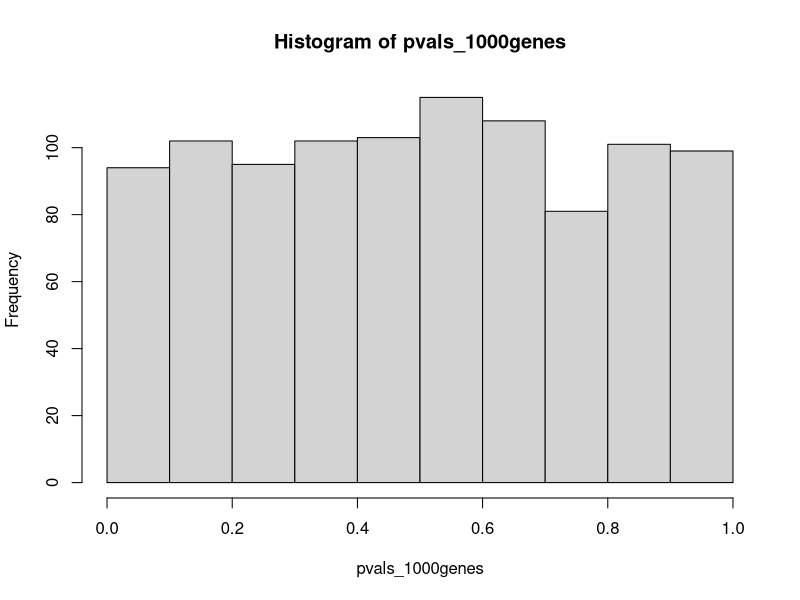
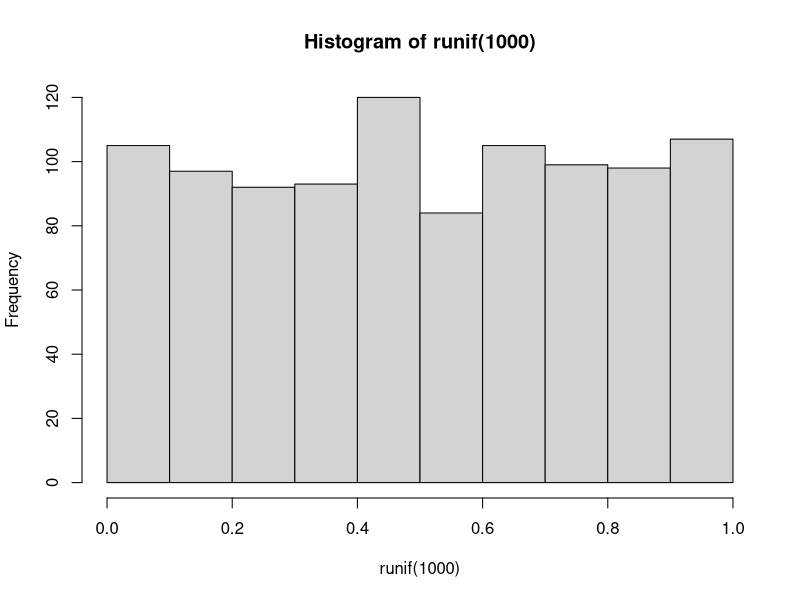

Reproduce these figures in R, in order. (Note: this script raises an error after producing the figures.)
# A little simulation to demonstrate why we need to correct for multiple comparisons.


#Let's assume we want to use an alpha of 0.05. That is 1/20 we are willing to reject P(H0|D).

# First we look at the expression of one gene. As it turns out gene1 is not differently expressed between our two treatments (males and females).  A better way of thinking about it, is that the expression of gene1 comes from the same underlying distribution in males and females.

# we go ahead and measure gene expression on 10 males and females.

males <- rnorm(10)
females <- rnorm(10)

dat <- data.frame(gene1 = c(males, females), 
                  sex = gl(2, 5, labels = c("M", "F")))
#we go ahead and run a t-test

t.test(gene1~sex, data=dat)

# We go ahead and now look at 1000 genes. As it turns out, in this tissue we are studying NO genes are differentially expressed (only we don't know that)


test.gene <- function(){
males <- rnorm(10)
females <- rnorm(10)

dat <- data.frame(gene1 = c(males, females), 
                  sex = gl(2, 5, labels = c("M", "F")))
#we go ahead and run a t-test

pval <- t.test(gene1~sex, data=dat)$p.value
return(pval)
}

pvals_1000genes <- replicate(1000, test.gene())

length(pvals_1000genes[pvals_1000genes < 0.05])

hist(pvals_1000genes)

# So what happened?


hist(runif(1000))  
# Just by chance you expect to get alpha% (that's the point). 

# So what do we do when we are looking at 1000 genes

# Can we adjust the p-values?

# There are many approaches to deal with this. The basic ones just adjust the p-value based on number of comparisons. So to "maintain" your nominal alpha=0.05 when you are doing 1000 comparisons, divide your alpha by 1000  I.e. 0.05/1000

adjusted_alpha <- 0.05/1000
# Which is really small
length(pvals_1000genes[pvals_1000genes < adjusted_alpha]) # No significant hits

# The problem is, that such an approach is WAY TOO conservative, and you are not maintaining your nominal alpha at all!

# Another approach is the sequential Bonferroni, which adjusts for each comparison alpha/1000, alpha/999, alpha//998 etc... However, for large numbers of comparisons this is almost as overly conservative as Bonferroni

# So there are a variety of methods that actually adjust in somewhat more sensible ways. THis includes an important set of approaches based on False Discovery Rates (FDR) as opposed to false positives. Here we are not asking about how many false positives in the full set of comparisons, but how many "false positives" given a set of true positives. The most commonly used approaches in genomics are Benjamini Hochberg, as well as q-values. To a first approximation these methods use the differences between the theoretical expectation of the distribution of p-values (assuming nothing interesting) VS. observed to determine the false discovery rates (and adjustments)

# In R most of these approaches can be
p.adjust()

# For the q-value approach there is a seperate library in R.